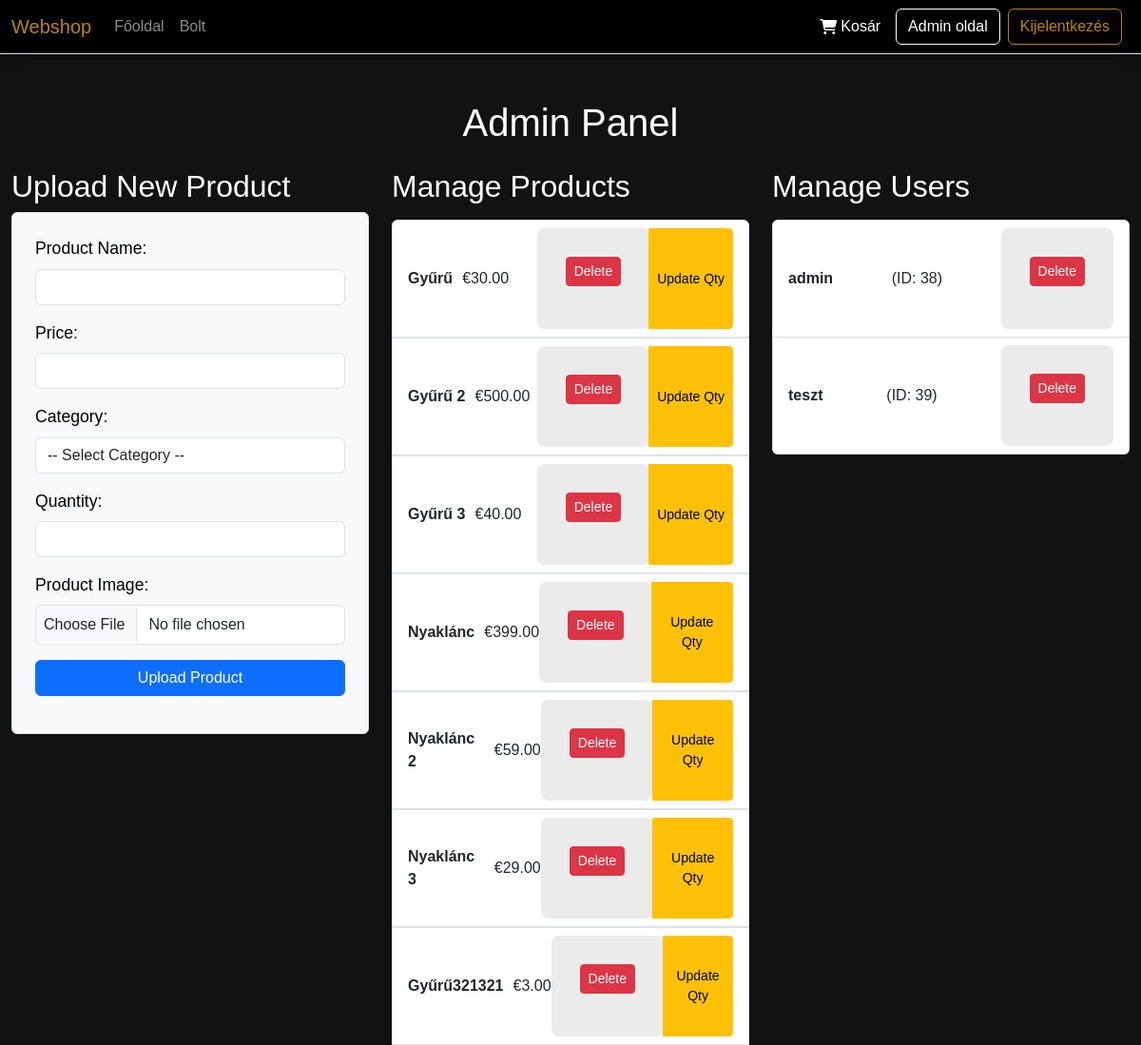
/front/admin.php (signed in), run on the app's committed database.
### tables this page shows
CREATE TABLE `product` (
  `id` int(11) UNSIGNED NOT NULL,
  `name` varchar(255) DEFAULT NULL,
  `price` decimal(10,2) DEFAULT NULL,
  `quantity` int(11) NOT NULL,
  `category_id` int(11) DEFAULT NULL,
  `img_path` varchar(255) DEFAULT NULL,
  `description` text
);

CREATE TABLE `users` (
  `user_id` int(11) UNSIGNED NOT NULL,
  `username` varchar(100) NOT NULL,
  `role` varchar(50) NOT NULL DEFAULT 'customer',
  `created_at` timestamp NOT NULL DEFAULT CURRENT_TIMESTAMP,
  `address` varchar(255) DEFAULT NULL,
  `phonenumber` varchar(15) DEFAULT NULL,
  `email` varchar(100) NOT NULL,
  `password` varchar(64) NOT NULL,
  `name` varchar(64) DEFAULT NULL,
  `city` varchar(200) DEFAULT NULL,
  `zipcode` varchar(16) DEFAULT NULL,
  `country` varchar(200) DEFAULT NULL
);

### front/admin.php (the view, shortened to what this page needs)
<?php
include "../backend/manage_admin.php";
?>
<!DOCTYPE html>
<html lang="hu">
<head>
    <link href="https://cdn.jsdelivr.net/npm/bootstrap@5.3.0/dist/css/bootstrap.min.css" rel="stylesheet">
    <link rel="stylesheet" href="admin.css">
</head>
<body>
<nav class="navbar navbar-expand-lg navbar-dark bg-black border-bottom border-gold shadow">
    <div class="container">
        <a class="navbar-brand text-gold" href="../front/index.php">Webshop</a>
        <div class="collapse navbar-collapse" id="navbarNav">
            <ul class="navbar-nav me-auto">
                <li class="nav-item"><a class="nav-link" href="../front/index.php">Főoldal</a></li>
                <li class="nav-item"><a class="nav-link" href="../front/shop.php">Bolt</a></li>
            </ul>
            <div class="d-flex align-items-center">
                <a href="../front/cart.php" class="d-flex align-items-center me-3 text-decoration-none text-gold">
                    <i class="fas fa-shopping-cart text-white me-1"></i>
                    <span class="text-white">Kosár</span>
                </a>
                <?php if (isset($_SESSION['user_id']) && $_SESSION['role'] == 'admin'): ?>
                    <a href="admin.php" class="btn btn-outline-gold me-2 active text-gold">Admin oldal</a>
                <?php endif; ?>
                <?php if (isset($_SESSION['user_id'])): ?>
                    <a href="../backend/logout.php" class="btn btn-outline-gold me-2">Kijelentkezés</a>
                <?php else: ?>
                    <a href="../front/logIn.php" class="btn btn-outline-gold me-2">Bejelentkezés</a>
                    <a href="../front/register.php" class="btn btn-gold">Regisztráció</a>
                <?php endif; ?>
            </div>
        </div>
    </div>
</nav>
<div class="container mt-5">
    <h1 class="text-center mb-4">Admin Panel</h1>
    <div class="row">
        <div class="col-md-4">
            <h2>Upload New Product</h2>
            <form method="post" enctype="multipart/form-data" class="p-4 border rounded bg-light">
                <div class="mb-3">
                    <label for="name" class="form-label">Product Name:</label>
                    <input type="text" name="name" id="name" class="form-control" required>
                </div>
                <div class="mb-3">
                    <label for="price" class="form-label">Price:</label>
                    <input type="number" name="price" id="price" class="form-control" step="0.01" required>
                </div>
                <div class="mb-3">
                <label for="category_id" class="form-label">Category:</label>
        <select name="category_id" id="category_id" class="form-control" required>
            <option value="">-- Select Category --</option>
        </select>
                </div>
                <div class="mb-3">
                    <label for="quantity" class="form-label">Quantity:</label>
                    <input type="number" name="quantity" id="quantity" class="form-control" required>
                </div>
                <div class="mb-3">
                    <label for="image" class="form-label">Product Image:</label>
                    <input type="file" name="image" id="image" class="form-control" required>
                </div>
                <button type="submit" class="btn btn-primary w-100">Upload Product</button>
            </form>
            </div>
<div class="col-md-4">
    <h2>Manage Products</h2>
    <ul class='list-group mt-3'>
        <?php
        $result = $pdo->query("SELECT * FROM product");
        while ($row = $result->fetch(PDO::FETCH_ASSOC)) {
            echo "<li class='list-group-item d-flex justify-content-between align-items-center'>";
            echo "<div class='d-flex align-items-center'>";
            echo "<strong style='margin-right: 10px;'>" . htmlspecialchars($row['name']) . "</strong>";
            echo "€" . number_format($row['price'], 2);
            echo "</div>";
            echo "<div class='d-flex'>";
            echo "<div class='btn-group' role='group' aria-label='Product actions'>";
            echo "<form method='post' style='display:inline;'>";
            echo "<button type='submit' class='btn btn-danger btn-sm'>Delete</button>";
            echo "</form>";
            echo "<button type='button' class='btn btn-warning btn-sm' data-bs-toggle='modal' data-bs-target='#updateProductModal" . $row['id'] . "'>Update Qty</button>";
            echo "</div>";
            echo "</div>";
            echo "</li>";
        }
        ?>
    </ul>
</div>
        <div class="col-md-4">
            <h2>Manage Users</h2>
            <ul class='list-group mt-3'>
                <?php
                $result_users = $pdo->query("SELECT * FROM users");
                while ($user = $result_users->fetch(PDO::FETCH_ASSOC)) {
                    echo "<li class='list-group-item d-flex justify-content-between align-items-center'>";
                    echo "<strong>" . htmlspecialchars($user['username']) . "</strong> (ID: " . $user['user_id'] . ")";
                    echo "<form method='post' style='display:inline;'>";
                    echo "<button type='submit' class='btn btn-danger btn-sm'>Delete</button>";
                    echo "</form>";
                    echo "</li>";
                }
                ?>
            </ul>
        </div>
    </div>
</div>
</body>
</html>

### front/admin.css (style rules this page uses)
body { margin: 0; font-family: 'Arial', sans-serif; background-color: #121212; color: #fff; }
a { text-decoration: none; color: inherit; transition: color 0.3s ease; }
.form-label { color: #000; }
.container { max-width: 1200px; margin: 0 auto; }
form { background-color: #ebebeb; padding: 30px; border-radius: 8px; }
form label { font-size: 1.1rem; color: #fff; display: block; margin-bottom: 5px; }
form input, form button { width: 100%; padding: 12px; margin-bottom: 15px; border: 1px solid #444; border-radius: 5px; background-color: #333; color: #fff; }
form input[type="file"] { padding: 8px; }
form button { background-color: #b8860b; border: none; color: #fff; font-size: 1.1rem; cursor: pointer; }
.text-gold { color: #b8860b; }
.btn-outline-gold { color: #b8860b; border-color: #b8860b; transition: background-color 0.3s ease, color 0.3s ease; }
.border-gold { border-color: #b8860b; }

### data on the page
product: name "Gyűrű", price "30.00"
product: name "Gyűrű 2", price "500.00"
product: name "Gyűrű 3", price "40.00"
product: name "Nyaklánc", price "399.00"
product: name "Nyaklánc 2", price "59.00"
product: name "Nyaklánc 3", price "29.00"
product: name "Gyűrű321321", price "3.00"
users: username "admin", user_id "38"
users: username "teszt", user_id "39"
